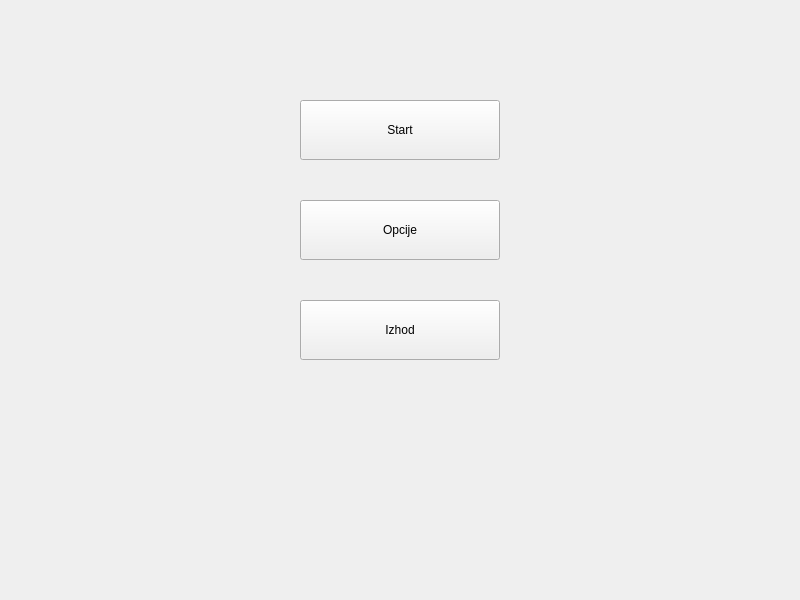
<?xml version="1.0" encoding="UTF-8"?>
<ui version="4.0">
 <class>menu</class>
 <widget class="QWidget" name="menu">
  <property name="geometry">
   <rect>
    <x>0</x>
    <y>0</y>
    <width>800</width>
    <height>600</height>
   </rect>
  </property>
  <property name="windowTitle">
   <string>Form</string>
  </property>
  <widget class="QPushButton" name="start">
   <property name="enabled">
    <bool>true</bool>
   </property>
   <property name="geometry">
    <rect>
     <x>300</x>
     <y>100</y>
     <width>200</width>
     <height>60</height>
    </rect>
   </property>
   <property name="text">
    <string>Start</string>
   </property>
  </widget>
  <widget class="QPushButton" name="opcije">
   <property name="geometry">
    <rect>
     <x>300</x>
     <y>200</y>
     <width>200</width>
     <height>60</height>
    </rect>
   </property>
   <property name="text">
    <string>Opcije</string>
   </property>
  </widget>
  <widget class="QPushButton" name="izhod">
   <property name="geometry">
    <rect>
     <x>300</x>
     <y>300</y>
     <width>200</width>
     <height>60</height>
    </rect>
   </property>
   <property name="text">
    <string>Izhod</string>
   </property>
  </widget>
 </widget>
 <resources/>
 <connections/>
</ui>
